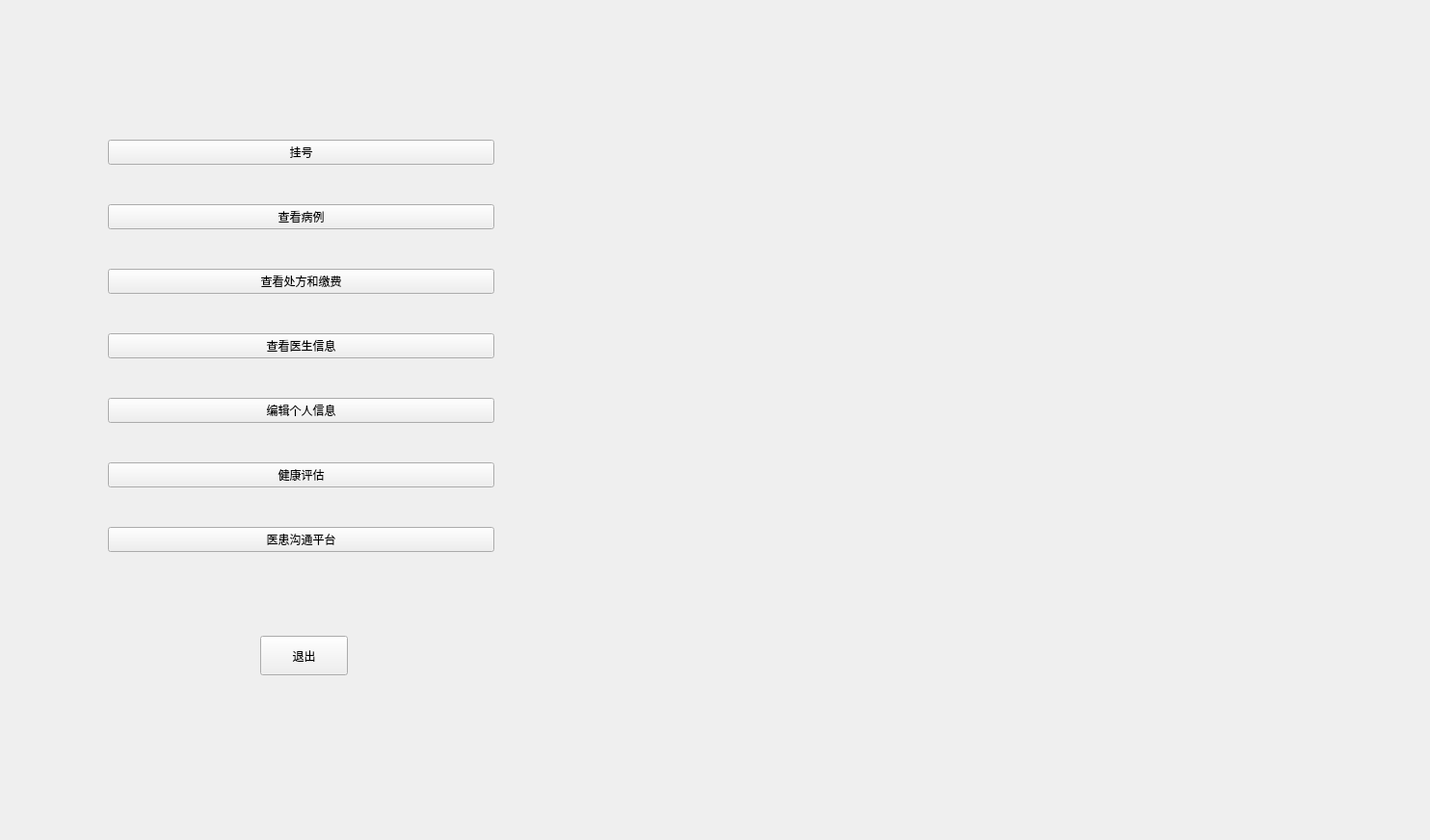
<?xml version="1.0" encoding="UTF-8"?>
<ui version="4.0">
 <class>Form</class>
 <widget class="QWidget" name="Form">
  <property name="geometry">
   <rect>
    <x>0</x>
    <y>0</y>
    <width>1484</width>
    <height>872</height>
   </rect>
  </property>
  <property name="windowTitle">
   <string>Form</string>
  </property>
  <property name="styleSheet">
   <string notr="true">#Form{background-image: url(:/images/01.jpg);}</string>
  </property>
  <widget class="QWidget" name="layoutWidget">
   <property name="geometry">
    <rect>
     <x>112</x>
     <y>110</y>
     <width>401</width>
     <height>501</height>
    </rect>
   </property>
   <layout class="QVBoxLayout" name="verticalLayout">
    <item>
     <widget class="QPushButton" name="pushButton_4">
      <property name="text">
       <string>挂号</string>
      </property>
     </widget>
    </item>
    <item>
     <widget class="QPushButton" name="pushButton_2">
      <property name="text">
       <string>查看病例</string>
      </property>
      <property name="iconSize">
       <size>
        <width>26</width>
        <height>26</height>
       </size>
      </property>
     </widget>
    </item>
    <item>
     <widget class="QPushButton" name="pushButton_7">
      <property name="text">
       <string>查看处方和缴费</string>
      </property>
     </widget>
    </item>
    <item>
     <widget class="QPushButton" name="pushButton_3">
      <property name="text">
       <string>查看医生信息</string>
      </property>
     </widget>
    </item>
    <item>
     <widget class="QPushButton" name="pushButton">
      <property name="text">
       <string>编辑个人信息</string>
      </property>
      <property name="iconSize">
       <size>
        <width>26</width>
        <height>26</height>
       </size>
      </property>
     </widget>
    </item>
    <item>
     <widget class="QPushButton" name="pushButton_8">
      <property name="text">
       <string>健康评估</string>
      </property>
     </widget>
    </item>
    <item>
     <widget class="QPushButton" name="pushButton_5">
      <property name="text">
       <string>医患沟通平台</string>
      </property>
     </widget>
    </item>
   </layout>
  </widget>
  <widget class="QPushButton" name="pushButton_6">
   <property name="geometry">
    <rect>
     <x>270</x>
     <y>660</y>
     <width>91</width>
     <height>41</height>
    </rect>
   </property>
   <property name="text">
    <string>退出</string>
   </property>
  </widget>
 </widget>
 <resources/>
 <connections/>
</ui>
